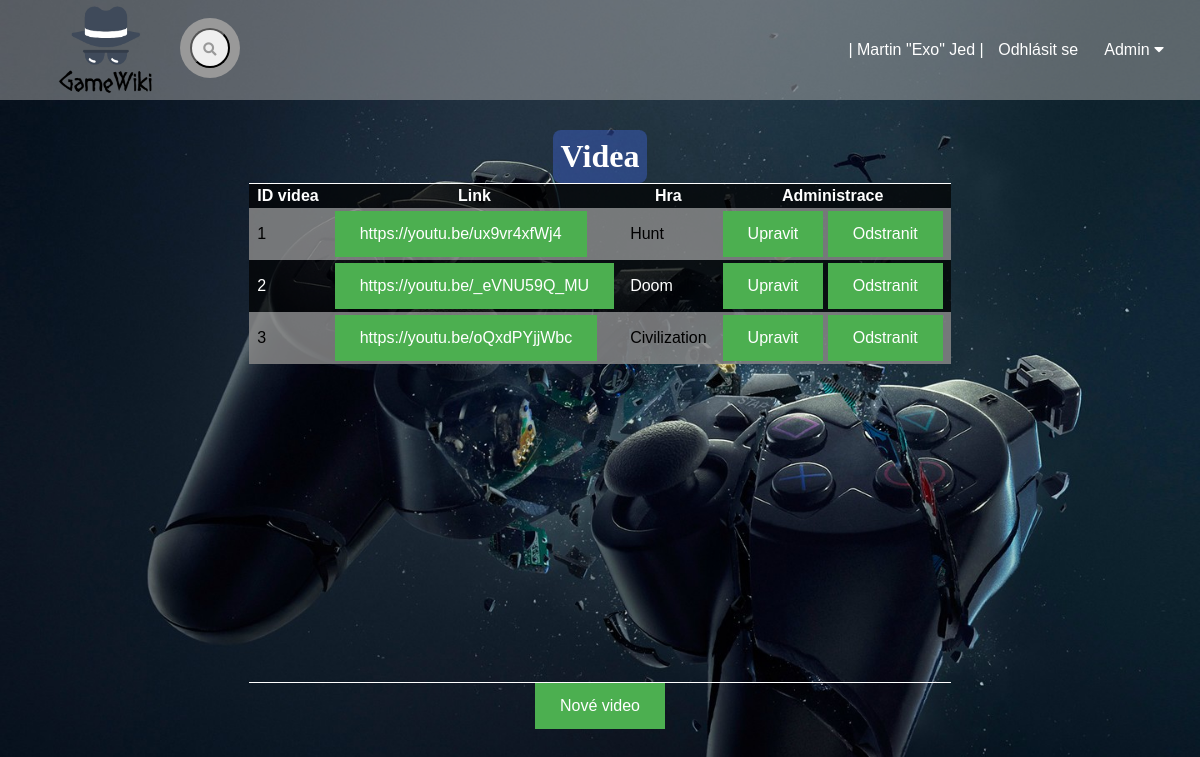
The page /video (signed in) on the database its author committed.
### tables this page shows
CREATE TABLE `video` (
  `id_vid` int(10) NOT NULL,
  `link` varchar(255) NOT NULL,
  `id_hry` int(10) NOT NULL
);

CREATE TABLE `hra` (
  `id_hry` int(10) NOT NULL,
  `Jmeno` varchar(50) NOT NULL,
  `obsah` text NOT NULL,
  `datum_vydani` date NOT NULL,
  `vyvojar` varchar(30) DEFAULT NULL,
  `platforma` varchar(20) DEFAULT NULL
);

### index.php (called while the page is built, shortened)
<?php
  $smerovac = new SmerovacKontroler();
  $smerovac->zpracuj(array($_SERVER["REQUEST_URI"]));
  $smerovac->vypisPohled();
?>

### kontrolery/VideoKontroler.php (called while the page is built, shortened)
<?php
class VideoKontroler extends Kontroler {
  public function zpracuj($parametry) {
    $spravceVidea = new SpravceVidea();
    $video = $spravceVidea->vratVsechnyVidea();
  }
}
?>

### modely/Db.php (called while the page is built, shortened)
<?php
class Db {
  private static $spojeni;
  private static $nastaveni = array(
		PDO::ATTR_ERRMODE => PDO::ERRMODE_EXCEPTION,
		PDO::ATTR_EMULATE_PREPARES => false,
	);
    public static function pripoj($server, $uzivatel, $heslo, $databaze)
    {
	  if (!isset(self::$spojeni))
      {
        $dsn = "mysql:host=$server;dbname=$databaze;charset=utf8";
			 self::$spojeni = new PDO(
				$dsn,
				$uzivatel,
				$heslo,
				self::$nastaveni
			 );
	  }
	}
  public static function dotazVsechny($dotaz, $parametry = array()) {
		$navrat = self::$spojeni->prepare($dotaz);
		$navrat->execute($parametry);
		return $navrat->fetchAll();
	}
}

### modely/SpravceVidea.php (called while the page is built, shortened)
<?php
class SpravceVidea {
  public function vratVsechnyVidea() {
    $video = Db::dotazVsechny("
      SELECT v.id_vid,v.link,v.id_hry,h.Jmeno
      FROM video v join hra h ON (v.id_hry = h.id_hry)
    ");
    return $video;
  }
}
?>

### kontrolery/SmerovacKontroler.php (called while the page is built, shortened)
<?php
class SmerovacKontroler extends Kontroler {
  protected $kontroler;
  public function zpracuj($parametry) {
    $castiCesty = $this->parsujURL($parametry[0]);
    $nazevKontroleru = $this->pomlckyNaVelbloudiNotaci(array_shift($castiCesty)) . "Kontroler";
    if (file_exists("kontrolery/$nazevKontroleru.php"))
    {
      $this->kontroler = new $nazevKontroleru();
    }
    else {
      $this->presmeruj("chyba");
    }
    $this->kontroler->zpracuj($castiCesty);
  }
  private function parsujURL($url) {
    $rozdelenaURL = parse_url($url);
    $cesta = $rozdelenaURL["path"];
    $cesta = ltrim($cesta, "/");
    $cesta = trim($cesta);
    $rozdelenaCesta = explode("/", $cesta);
    return $rozdelenaCesta;
  }
  private function pomlckyNaVelbloudiNotaci($text) {
    $text = str_replace("-", " ", $text);
    $text = ucwords($text);
    $text = str_replace(" ", "", $text);
    return $text;
  }
}
?>

### pohledy/video.phtml (the view, shortened to what this page needs)
<div class="admin">
 <h1>Videa</h1>
     <table>
     <tr>
       <th>ID videa</th>
       <th>Link</th>
       <th>Hra</th>
       <th>Administrace</th>
     </tr>
     <?php foreach ($video as $vid) { ?>
        <tr>
          <td><?= $vid["id_vid"] ?></td>
          <td><a href="<?= $vid["link"] ?>"><?= $vid["link"] ?></a></td>
          <td><?= $vid["Jmeno"] ?></td>
          <td>
            <a href="editace-videa/<?= $vid["id_vid"] ?>">Upravit</a>
            <a href="video/<?= $vid["id_vid"] ?>/odstranit">Odstranit</a>
           </td>
        </tr>
     <?php } ?>
     </table>
   <p>
    <a href="editace-videa">Nové video</a>
  </p>
  </div>

### styly/styl.css (style rules this page uses)
* { margin: 0; padding: 0; font-family: "montserrat", sans-serif; }
body { z-index: auto; height: 100vh; background-position: center; background-image: var(--pozadi); background-size: cover; font-family: sans-serif; margin-top: 100px; color: var(--barvaTextu); background-repeat: no-repeat; }
h1 { padding: 8px; background: rgba(65, 105, 225, 0.8); border-radius: 8px; margin: 0; font-size: 64px; font-family: "Roboto Slab", serif; }
.admin { display: flex; padding: 30px; justify-content: center; align-items: center; flex-direction: column; padding-bottom: 50px; }
.admin a:link, a:visited { background-color: #4caf50; color: white; padding: 14px 25px; text-align: center; text-decoration: none; display: inline-block; }
.admin td, th { text-align: left; padding: 3px 8px; border-width: 1px 0; background-color: rgba(0, 0, 0, 0.3); }
.admin table tbody tr td { max-width: 300px; max-height: 100px; overflow: auto; }
.admin tbody tr:nth-child(2n) { background-color: rgba(204, 204, 204, 0.8); color: black; }
.admin tbody tr:nth-child(2n-1) { background-color: rgba(0, 0, 0, 0.6); color: white; }
.admin table tbody tr th { text-align: center; }
.admin table { border: 1px solid; border-collapse: collapse; border-width: 1px 0; height: 80px; overflow: auto; display: table-cell; min-height: 500px; min-width: auto; }
.admin h1 { font-size: 32px; background: rgba(65, 105, 225, 0.4); }
html { --pozadi: url(../Obrazky/uvod.jpg); --barvaTextu: white; }

### rows shown on the page
video: id_vid "1", link "https://youtu.be/ux9vr4xfWj4", id_hry.Jmeno "Hunt"
video: id_vid "2", link "https://youtu.be/_eVNU59Q_MU", id_hry.Jmeno "Doom"
video: id_vid "3", link "https://youtu.be/oQxdPYjjWbc", id_hry.Jmeno "Civilization"

### other values the page prints
$prihlasenyUzivatel["jmeno"] "Martin"
$prihlasenyUzivatel["prezdivka"] "Exo"
$prihlasenyUzivatel["prijmeni"] "Jed"
